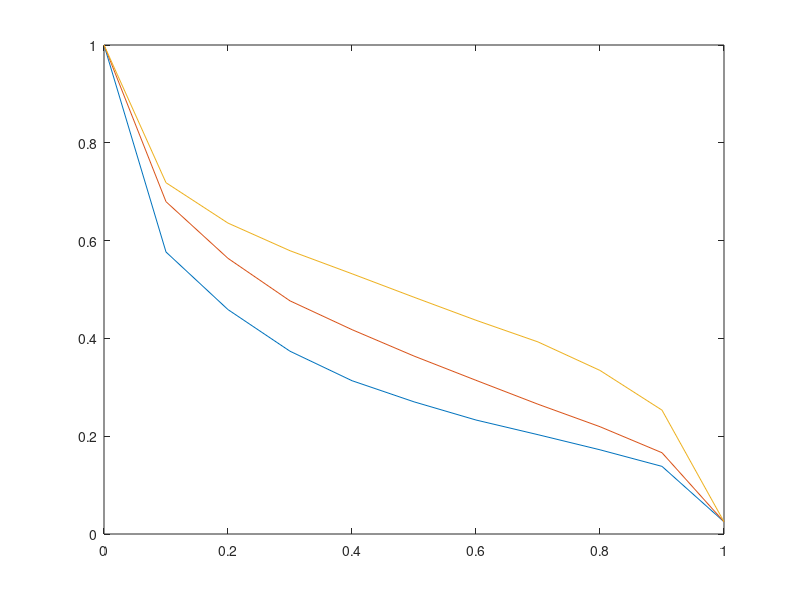

The MATLAB source for this figure: (Note: this script raises an error after producing the figure.)
%{
recall_i = 0:0.1:1.0;
figure(1);
clf;
pr10 = [1.0000    0.7188    0.6138    0.5448    0.4585    0.4088    0.3628    0.3134    0.2490    0.1801    0.1000
1.0000    0.7686    0.6768    0.6115    0.5550    0.4936    0.4334    0.3797    0.2919    0.2054    0.1000
1.0000    0.8436    0.8054    0.7823    0.7591    0.7330    0.7006    0.6510    0.5768    0.4183    0.1000];

pr40 = [1.0000    0.5767    0.4589    0.3738    0.3135    0.2703    0.2331    0.2031    0.1722    0.1383    0.0250
    1.0000    0.6796    0.5637    0.4768    0.4179    0.3639    0.3143    0.2654    0.2194    0.1662    0.0250
    1.0000    0.7184    0.6358    0.5793    0.5322    0.4842    0.4371    0.3928    0.3345    0.2533    0.0250];

subplot(1,2,1); 
plot(recall_i,pr10(1,:),recall_i,pr10(2,:),recall_i,pr10(3,:));
load('~/Desktop/viewpool-retrieval.mat');
hold on;plot(mean(info.recall_i),mean(info.precision_i));
ylabel('Precision');
xlabel('Recall');
title('10 Classes Results','FontSize',20);
legend({'Spherical Harmonic','Light Field','3D ShapeNets','Ours'},'FontSize',20,'Location','southwest');
axis square; grid on;

subplot(1,2,2); 
plot(recall_i,pr40(1,:),recall_i,pr40(2,:),recall_i,pr40(3,:));
load('~/Desktop/viewpool-retrieval-40.mat');
hold on;plot(mean(info.recall_i),mean(info.precision_i));
ylabel('Precision');
xlabel('Recall');
title('40 Classes Results');
legend('Spherical Harmonic','Light Field','3D ShapeNets','Ours');
axis square; grid on;

%}

recall_i = 0:0.1:1.0;
figure(1);clf;colormap(lines);
pr_wzr = [1.0000    0.5767    0.4589    0.3738    0.3135    0.2703    0.2331    0.2031    0.1722    0.1383    0.0250
1.0000    0.6796    0.5637    0.4768    0.4179    0.3639    0.3143    0.2654    0.2194    0.1662    0.0250
1.0000    0.7184    0.6358    0.5793    0.5322    0.4842    0.4371    0.3928    0.3345    0.2533    0.0250];
plot(recall_i,pr_wzr(1,:),recall_i,pr_wzr(2,:),recall_i,pr_wzr(3,:)); hold on;

eval_mvcnn = load('data/features/evalRet.mat');
eval_mvcnn_metric = load('data/features/evalRet-metric.mat');
eval_fv = load('data/features/ret-fv.mat');

info = eval_fv.info;
pr_fv = zeros(size(info.recall_i,1),length(recall_i));
for i=1:size(info.recall_i,1), 
    [recall_all,I] = unique(info.recall_i(i,:));
    precision_all = info.precision_i(i,I);
    pr_fv(i,:) = interp1(recall_all,precision_all,recall_i);
end

info = eval_mvcnn.info;
pr_mvcnn = zeros(size(info.recall_i,1),length(recall_i));
for i=1:size(info.recall_i,1), 
    [recall_all,I] = unique(info.recall_i(i,:));
    precision_all = info.precision_i(i,I);
    pr_mvcnn(i,:) = interp1(recall_all,precision_all,recall_i);
end

info = eval_mvcnn_metric.info;
pr_mvcnn_metric = zeros(size(info.recall_i,1),length(recall_i));
for i=1:size(info.recall_i,1), 
    [recall_all,I] = unique(info.recall_i(i,:));
    precision_all = info.precision_i(i,I);
    pr_mvcnn_metric(i,:) = interp1(recall_all,precision_all,recall_i);
end
plot(recall_i,mean(pr_fv),recall_i,mean(pr_mvcnn),recall_i,mean(pr_mvcnn_metric)); 
grid on; axis square;
legend('Spherical Harmonic','Light Field','3D ShapeNets','Fisher Vectors', 'Ours (MVCNN)','Ours (MVCNN+metric)');
ylabel('Precision');
xlabel('Recall');